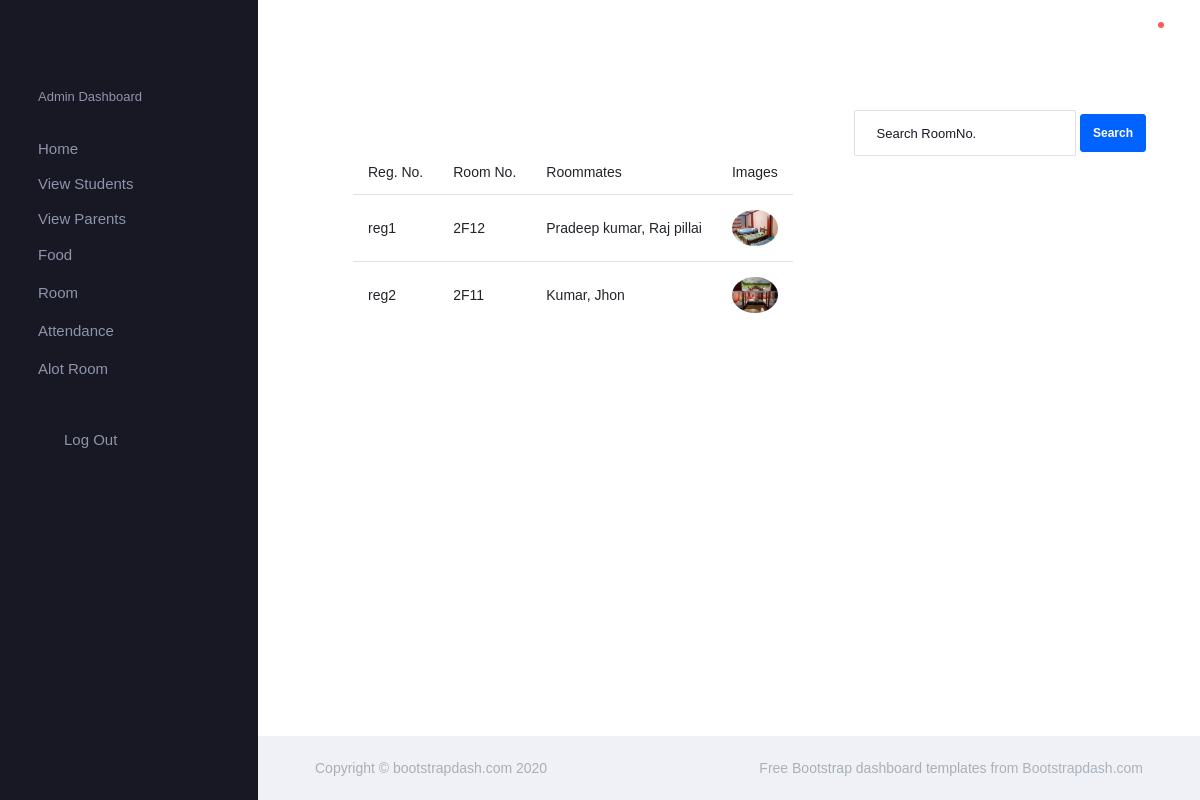
The app's page /View_Alot_Room with its own data.
### Django3App/models.py (models this page shows)
class AlotRoom(models.Model):
    stu = models.ForeignKey(Student, on_delete=models.CASCADE, related_name='alotroom')
    roomno = models.CharField(max_length=50)
    roommates = models.CharField(max_length=150)
    img = models.FileField(upload_to="documents/")

class Student(models.Model):
    user = models.OneToOneField(LoginView, on_delete=models.CASCADE, related_name='student')
    name = models.CharField(max_length=50)
    reg = models.CharField(max_length=50)
    email = models.EmailField()
    ph = models.CharField(max_length=50)
    def __str__(self):
        return "%s" % self.reg

### Django3App/adminViews.py (the view)
# urls.py: path('View_Alot_Room', adminViews.ViewAlotRoom, name='View_Alot_Room'),
def ViewAlotRoom(request):
    retrieve = AlotRoom.objects.all()
    alotroomFilter = AlotRoomFilter(request.GET, queryset=retrieve)
    retrieve = alotroomFilter.qs
    context = {
        'retrieve': retrieve,
        'alotroomFilter': alotroomFilter,
    }
    return render(request, 'admin/ViewAlotRoom.html', context)

### templates/admin/ViewAlotRoom.html
{% extends 'admin/admin.html' %}
{% block content %}
<form method="get" class="form-inline " style="float:right;">
    <div class="md-form my-0">
        {{alotroomFilter.form}}
        <button class="btn btn-primary mr-2" type="submit">Search</button>
    </div>
</form>
            <div class="col-lg-6 grid-margin stretch-card">
                <div class="card">
                  <div class="card-body">
                    <table class="table">
                        <thead>
                            <tr>
                                <th>Reg. No.</th><th>Room No.</th><th>Roommates</th><th>Images</th>
                            </tr>
                        </thead>
                        <tbody>
                            {% for i in retrieve %}
                            <tr>
                                <td>{{i.stu}}</td><td>{{i.roomno}}</td><td>{{i.roommates}}</td><td><img class="img-responsive" style="width: 100%; float: left; margin-right: 10px;" src="{{i.img.url}}"></td>
                            </tr>
                            {% endfor %}
                        </tbody>
                    </table>
                  </div>
                </div>
            </div>
{% endblock %}

### records on screen
AlotRoom: stu "reg1", roomno "2F12", roommates "Pradeep kumar, Raj pillai", img (picture)
AlotRoom: stu "reg2", roomno "2F11", roommates "Kumar, Jhon", img (picture)
